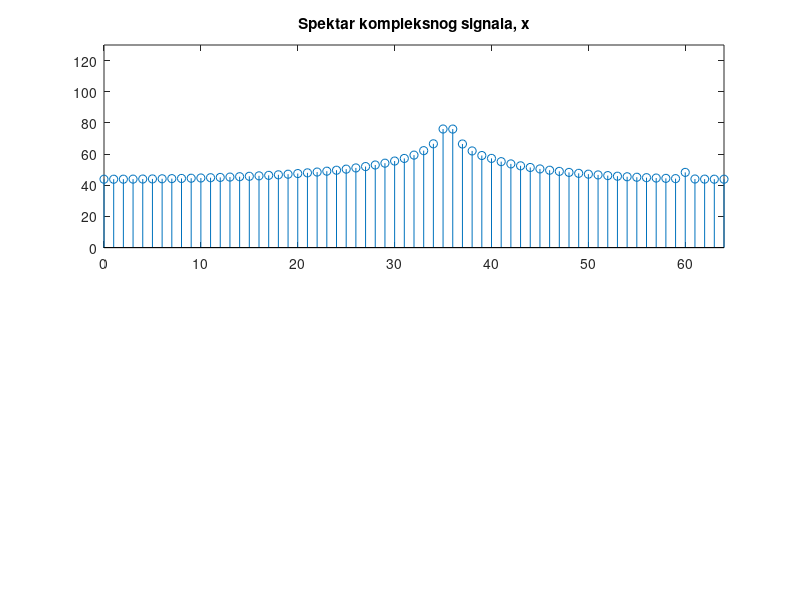

The MATLAB source for this figure:
%definisanje dva kompleksna eksponencijalna signala duzine 128 odbiraka
n = 0 : 127;
N = 128;
%prvi signal cija se ucestanost poklapa sa ucestanoscu na kojoj se racuna
%DFT
x = 10000*cos(2*pi*35.5/N*n)+100*cos(2*pi*40/N*n)+100*cos(2*pi*60/N*n);
%racunanje spektara oba signal koriscenjem DFT
X = 2*abs(fft(x))/N;
X = 20*log10(X);
%crtanje amplitudskih spektara u prirodnom redosledu
subplot (2, 1, 1), stem (n, (X));
title ('Spektar kompleksnog signala, x');
axis([0 64 0 130])
